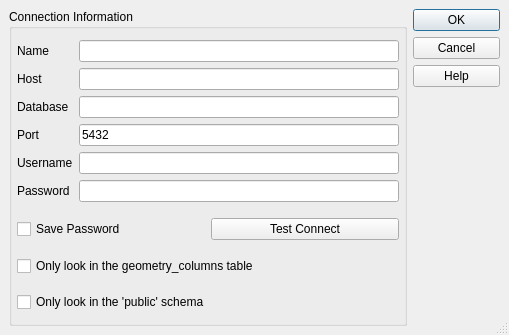
<ui version="4.0" >
 <class>QgsNewConnectionBase</class>
 <widget class="QDialog" name="QgsNewConnectionBase" >
  <property name="geometry" >
   <rect>
    <x>0</x>
    <y>0</y>
    <width>509</width>
    <height>335</height>
   </rect>
  </property>
  <property name="sizePolicy" >
   <sizepolicy>
    <hsizetype>3</hsizetype>
    <vsizetype>3</vsizetype>
    <horstretch>0</horstretch>
    <verstretch>0</verstretch>
   </sizepolicy>
  </property>
  <property name="windowTitle" >
   <string>Create a New PostGIS connection</string>
  </property>
  <property name="sizeGripEnabled" >
   <bool>true</bool>
  </property>
  <property name="modal" >
   <bool>true</bool>
  </property>
  <layout class="QGridLayout" >
   <property name="margin" >
    <number>9</number>
   </property>
   <property name="spacing" >
    <number>6</number>
   </property>
   <item row="0" column="0" >
    <widget class="QGroupBox" name="GroupBox1" >
     <property name="title" >
      <string>Connection Information</string>
     </property>
     <layout class="QGridLayout" >
      <property name="margin" >
       <number>0</number>
      </property>
      <property name="spacing" >
       <number>5</number>
      </property>
      <item rowspan="4" row="0" column="2" >
       <widget class="QFrame" name="frame_2" >
        <property name="frameShape" >
         <enum>QFrame::NoFrame</enum>
        </property>
        <property name="frameShadow" >
         <enum>QFrame::Raised</enum>
        </property>
       </widget>
      </item>
      <item row="3" column="1" >
       <widget class="QCheckBox" name="cb_publicSchemaOnly" >
        <property name="toolTip" >
         <string>Restrict the search to the public schema for spatial tables not in the geometry_columns table</string>
        </property>
        <property name="whatsThis" >
         <string>When searching for spatial tables that are not in the geometry_columns tables, restrict the search to tables that are in the public schema (for some databases this can save lots of time)</string>
        </property>
        <property name="text" >
         <string>Only look in the 'public' schema</string>
        </property>
       </widget>
      </item>
      <item rowspan="4" row="0" column="0" >
       <widget class="QFrame" name="frame" >
        <property name="frameShape" >
         <enum>QFrame::NoFrame</enum>
        </property>
        <property name="frameShadow" >
         <enum>QFrame::Raised</enum>
        </property>
       </widget>
      </item>
      <item row="2" column="1" >
       <widget class="QCheckBox" name="cb_geometryColumnsOnly" >
        <property name="toolTip" >
         <string>Restrict the displayed tables to those that are in the geometry_columns table</string>
        </property>
        <property name="whatsThis" >
         <string>Restricts the displayed tables to those that are in the geometry_columns table. This can speed up the initial display of spatial tables.</string>
        </property>
        <property name="text" >
         <string>Only look in the geometry_columns table</string>
        </property>
       </widget>
      </item>
      <item row="1" column="1" >
       <layout class="QHBoxLayout" >
        <property name="margin" >
         <number>0</number>
        </property>
        <property name="spacing" >
         <number>6</number>
        </property>
        <item>
         <widget class="QCheckBox" name="chkStorePassword" >
          <property name="text" >
           <string>Save Password</string>
          </property>
         </widget>
        </item>
        <item>
         <widget class="QPushButton" name="btnConnect" >
          <property name="text" >
           <string>Test Connect</string>
          </property>
         </widget>
        </item>
       </layout>
      </item>
      <item row="0" column="1" >
       <layout class="QHBoxLayout" >
        <property name="margin" >
         <number>0</number>
        </property>
        <property name="spacing" >
         <number>6</number>
        </property>
        <item>
         <layout class="QVBoxLayout" >
          <property name="margin" >
           <number>0</number>
          </property>
          <property name="spacing" >
           <number>6</number>
          </property>
          <item>
           <widget class="QLabel" name="TextLabel1_2" >
            <property name="text" >
             <string>Name</string>
            </property>
            <property name="buddy" >
             <cstring>txtName</cstring>
            </property>
           </widget>
          </item>
          <item>
           <widget class="QLabel" name="TextLabel1" >
            <property name="text" >
             <string>Host</string>
            </property>
            <property name="buddy" >
             <cstring>txtHost</cstring>
            </property>
           </widget>
          </item>
          <item>
           <widget class="QLabel" name="TextLabel2" >
            <property name="text" >
             <string>Database</string>
            </property>
            <property name="buddy" >
             <cstring>txtDatabase</cstring>
            </property>
           </widget>
          </item>
          <item>
           <widget class="QLabel" name="TextLabel2_2" >
            <property name="text" >
             <string>Port</string>
            </property>
            <property name="buddy" >
             <cstring>txtPort</cstring>
            </property>
           </widget>
          </item>
          <item>
           <widget class="QLabel" name="TextLabel3" >
            <property name="text" >
             <string>Username</string>
            </property>
            <property name="buddy" >
             <cstring>txtUsername</cstring>
            </property>
           </widget>
          </item>
          <item>
           <widget class="QLabel" name="TextLabel3_2" >
            <property name="text" >
             <string>Password</string>
            </property>
            <property name="buddy" >
             <cstring>txtPassword</cstring>
            </property>
           </widget>
          </item>
         </layout>
        </item>
        <item>
         <layout class="QVBoxLayout" >
          <property name="margin" >
           <number>0</number>
          </property>
          <property name="spacing" >
           <number>6</number>
          </property>
          <item>
           <widget class="QLineEdit" name="txtName" >
            <property name="toolTip" >
             <string>Name of the new connection</string>
            </property>
           </widget>
          </item>
          <item>
           <widget class="QLineEdit" name="txtHost" />
          </item>
          <item>
           <widget class="QLineEdit" name="txtDatabase" />
          </item>
          <item>
           <widget class="QLineEdit" name="txtPort" >
            <property name="text" >
             <string>5432</string>
            </property>
           </widget>
          </item>
          <item>
           <widget class="QLineEdit" name="txtUsername" />
          </item>
          <item>
           <widget class="QLineEdit" name="txtPassword" >
            <property name="echoMode" >
             <enum>QLineEdit::Password</enum>
            </property>
           </widget>
          </item>
         </layout>
        </item>
       </layout>
      </item>
     </layout>
    </widget>
   </item>
   <item row="0" column="1" >
    <layout class="QVBoxLayout" >
     <property name="margin" >
      <number>0</number>
     </property>
     <property name="spacing" >
      <number>6</number>
     </property>
     <item>
      <widget class="QPushButton" name="btnOk" >
       <property name="text" >
        <string>OK</string>
       </property>
       <property name="shortcut" >
        <string/>
       </property>
       <property name="autoDefault" >
        <bool>true</bool>
       </property>
       <property name="default" >
        <bool>true</bool>
       </property>
      </widget>
     </item>
     <item>
      <widget class="QPushButton" name="btnCancel" >
       <property name="text" >
        <string>Cancel</string>
       </property>
       <property name="shortcut" >
        <string/>
       </property>
       <property name="autoDefault" >
        <bool>true</bool>
       </property>
      </widget>
     </item>
     <item>
      <widget class="QPushButton" name="btnHelp" >
       <property name="enabled" >
        <bool>true</bool>
       </property>
       <property name="text" >
        <string>Help</string>
       </property>
       <property name="shortcut" >
        <string>F1</string>
       </property>
       <property name="autoDefault" >
        <bool>true</bool>
       </property>
      </widget>
     </item>
     <item>
      <spacer>
       <property name="orientation" >
        <enum>Qt::Vertical</enum>
       </property>
       <property name="sizeType" >
        <enum>QSizePolicy::Expanding</enum>
       </property>
       <property name="sizeHint" >
        <size>
         <width>87</width>
         <height>150</height>
        </size>
       </property>
      </spacer>
     </item>
    </layout>
   </item>
  </layout>
 </widget>
 <layoutdefault spacing="6" margin="11" />
 <tabstops>
  <tabstop>txtName</tabstop>
  <tabstop>txtHost</tabstop>
  <tabstop>txtDatabase</tabstop>
  <tabstop>txtPort</tabstop>
  <tabstop>txtUsername</tabstop>
  <tabstop>txtPassword</tabstop>
  <tabstop>chkStorePassword</tabstop>
  <tabstop>btnConnect</tabstop>
  <tabstop>btnOk</tabstop>
  <tabstop>btnCancel</tabstop>
  <tabstop>btnHelp</tabstop>
 </tabstops>
 <resources/>
 <connections/>
</ui>
